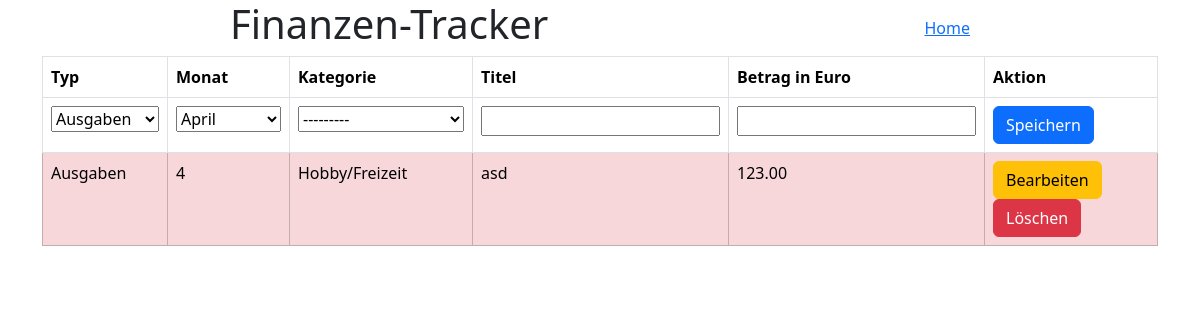
The app's page /month/4/ with its own data.
### ToDoApp/models.py (models this page shows, shortened)
class Ausgaben(models.Model):
    TYPE = (
        ('E', 'Einnahmen'),
        ('A', 'Ausgaben')
    )
    MONTHS = (
        (1, 'Januar'),
        (2, 'Februar'),
        (3, 'März'),
        (4, 'April'),
        (5, 'Mai'),
        (6, 'Juni'),
        (7, 'Juli'),
        (8, 'August'),
        (9, 'September'),
        (10, 'Oktober'),
        (11, 'November'),
        (12, 'Dezember'),
    )
    CATEGORYS = (
        ('W', 'Wohnen'),
        ('L', 'Leben'),
        ('H/F', 'Hobby/Freizeit'),
        ('M', 'Mobilität'),
        ('B', 'Bildung'),
        ('S/I', 'Sparen/Investieren'),
        ('S', 'Sonstiges')
    )
    type = models.CharField(
        max_length=1,
        choices=TYPE,
        default='A',
        help_text="Einnahme oder Ausgabe."
    )
    month = models.IntegerField(
        choices=MONTHS,
        default=MONTHS[datetime.now().month-1],
        help_text="Monat der Ausgabe."
    )
    category = models.CharField(
        max_length=10,
        choices=CATEGORYS,
        help_text="Kategorie der Ausgabe."
    )
    title = models.CharField(max_length=30, help_text="Bezeichnung der Ausgabe.")
    amount = models.DecimalField(max_digits=10, decimal_places=2, help_text="Betrag der Ausgabe.")

### ToDoApp/views.py (the view, shortened to what this page needs)
# urls.py: path("month/<int:month>/", views.ausgaben, name="ausgaben"),
def ausgaben(request, month):
    alleAusgaben = Ausgaben.objects.all()
    ausgabenMonth = alleAusgaben.filter(month=month)
    context = {}
    context["monat"] = month
    context["ausgaben"] = ausgabenMonth
    form = AusgabenForm(initial={"month": month})
    context["form"] = form
    return render(request, "ausgaben.html", context)

### ToDoApp/forms.py
class AusgabenForm(forms.ModelForm):
    class Meta:
        model = Ausgaben
        fields = '__all__'

### ToDoApp/templates/ausgaben.html (shortened to what this page needs)
{% extends "base.html" %}
{% block home %}
<a href="{% url 'ToDoApp:index' %}">Home</a>
{% endblock %}
{% block content %}
<form method="POST" action="{% url 'ToDoApp:ausgaben' monat %}">
    <table class="table table-bordered">
        <thead>
            <tr>
                <th>Typ</th>
                <th>Monat</th>
                <th>Kategorie</th>
                <th>Titel</th>
                <th>Betrag in Euro</th>
                <th>Aktion</th>
            </tr>
        </thead>
        <tbody>
            {% if not form.instance.id %}
            <tr>
                {%include 'save.html'%}
            </tr>
            {% endif %}
            {% for ausgabe in ausgaben %}
            <tr class="{% if ausgabe.type == 'A' %}table-danger{% elif ausgabe.type == 'E' %}table-success{% endif %}">
                {% if form.instance.id == ausgabe.id %}
                {% include 'save.html' %}
                {% else %}
                <td>{{ausgabe.get_type_display}}</td>
                <td>{{ausgabe.month}}</td>
                <td>{{ausgabe.get_category_display}}</td>
                <td>{{ausgabe.title}}</td>
                <td>{{ausgabe.amount}}</td>
                <td>
                    <button formnovalidate type="submit" class="btn btn-warning" name="edit" value="{{ausgabe.id}}">Bearbeiten</button>
                    <button formnovalidate type="submit" class="btn btn-danger" name="delete" value="{{ausgabe.id}}">Löschen</button>
                </td>
                {% endif %}
            </tr>
            {% endfor %}
        </tbody>
    </table>
</form>
{% endblock %}

### records on screen
Ausgaben: type "Ausgaben", month "4", category "Hobby/Freizeit", title "asd", amount "123.00", {{ ausgabe.id }} 23 (drawn)
